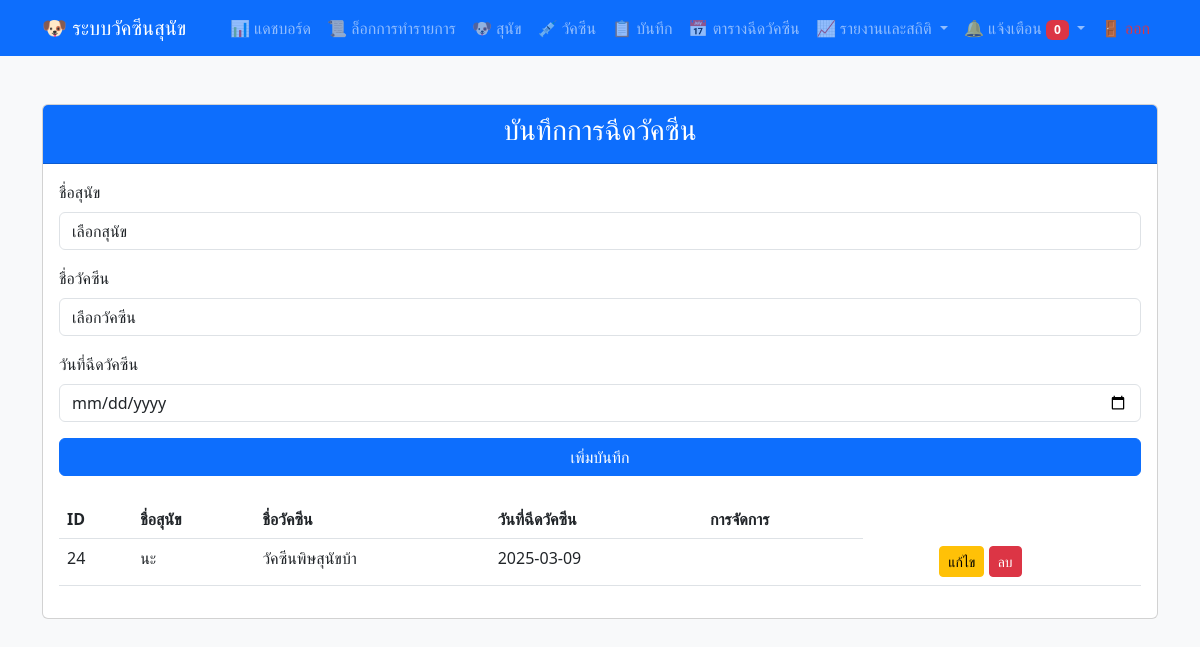
The app's page /pages/records.php (signed in) with its own data.
### tables this page shows
CREATE TABLE `vaccinationrecords` (
  `RecordID` int(11) NOT NULL,
  `DogID` int(11) DEFAULT NULL,
  `VaccineID` int(11) DEFAULT NULL,
  `VaccinationDate` date DEFAULT NULL
);

CREATE TABLE `dogs` (
  `DogID` int(11) NOT NULL,
  `Name` varchar(100) NOT NULL,
  `Breed` varchar(100) DEFAULT NULL,
  `Age` int(11) DEFAULT NULL,
  `OwnerName` varchar(100) DEFAULT NULL,
  `ImagePath` varchar(255) DEFAULT NULL,
  `OwnerPhone` varchar(15) DEFAULT NULL,
  `Phone` varchar(20) DEFAULT NULL
);

CREATE TABLE `vaccines` (
  `VaccineID` int(11) NOT NULL,
  `VaccineName` varchar(100) NOT NULL,
  `Description` text DEFAULT NULL
);

### pages/records.php (the view, shortened to what this page needs)
<?php
include 'menu.php';
include '../includes/db.php';
$stmt = $conn->query("
    SELECT VaccinationRecords.RecordID, Dogs.Name AS DogName, Vaccines.VaccineName, VaccinationRecords.VaccinationDate
    FROM VaccinationRecords
    JOIN Dogs ON VaccinationRecords.DogID = Dogs.DogID
    JOIN Vaccines ON VaccinationRecords.VaccineID = Vaccines.VaccineID
");
$records = $stmt->fetchAll();
?>
<!DOCTYPE html>
<html>
<head>
    <link href="https://cdn.jsdelivr.net/npm/bootstrap@5.3.0/dist/css/bootstrap.min.css" rel="stylesheet">
</head>
<body class="bg-light">
    <div class="container mt-5">
        <div class="card">
            <div class="card-header bg-primary text-white">
                <h3 class="text-center">บันทึกการฉีดวัคซีน</h3>
            </div>
            <div class="card-body">
                <form method="POST">
                    <div class="mb-3">
                        <label class="form-label">ชื่อสุนัข</label>
                        <select name="dogID" class="form-control" required>
                            <option value="">เลือกสุนัข</option>
                        </select>
                    </div>
                    <div class="mb-3">
                        <label class="form-label">ชื่อวัคซีน</label>
                        <select name="vaccineID" class="form-control" required>
                            <option value="">เลือกวัคซีน</option>
                        </select>
                    </div>
                    <div class="mb-3">
                        <label class="form-label">วันที่ฉีดวัคซีน</label>
                        <input type="date" name="vaccinationDate" class="form-control" required>
                    </div>
                    <button type="submit" class="btn btn-primary w-100">เพิ่มบันทึก</button>
                </form>
                <table class="table mt-4">
                    <thead>
                        <tr>
                            <th>ID</th>
                            <th>ชื่อสุนัข</th>
                            <th>ชื่อวัคซีน</th>
                            <th>วันที่ฉีดวัคซีน</th>
                            <th>การจัดการ</th>
                        </tr>
                    </thead>
                    <tbody>
                        <?php foreach ($records as $record): ?>
                        <tr>
                            <td><?= $record['RecordID'] ?></td>
                            <td><?= $record['DogName'] ?></td>
                            <td><?= $record['VaccineName'] ?></td>
                            <td><?= $record['VaccinationDate'] ?></td>
                            <td>
                            <td>
                            <td>
                            <td>
    <a href="./edit_record.php?id=<?= $record['RecordID'] ?>" class="btn btn-warning btn-sm">แก้ไข</a>
    <a href="?delete=<?= $record['RecordID'] ?>" class="btn btn-danger btn-sm" onclick="return confirm('ยืนยันการลบ?');">ลบ</a>
</td>
                        </tr>
                        <?php endforeach; ?>
                    </tbody>
                </table>
            </div>
        </div>
    </div>
</body>
</html>

### records on screen
vaccinationrecords: RecordID "24", DogID.Name "นะ", VaccineID.VaccineName "วัคซีนพิษสุนัขบ้า", VaccinationDate "2025-03-09"
